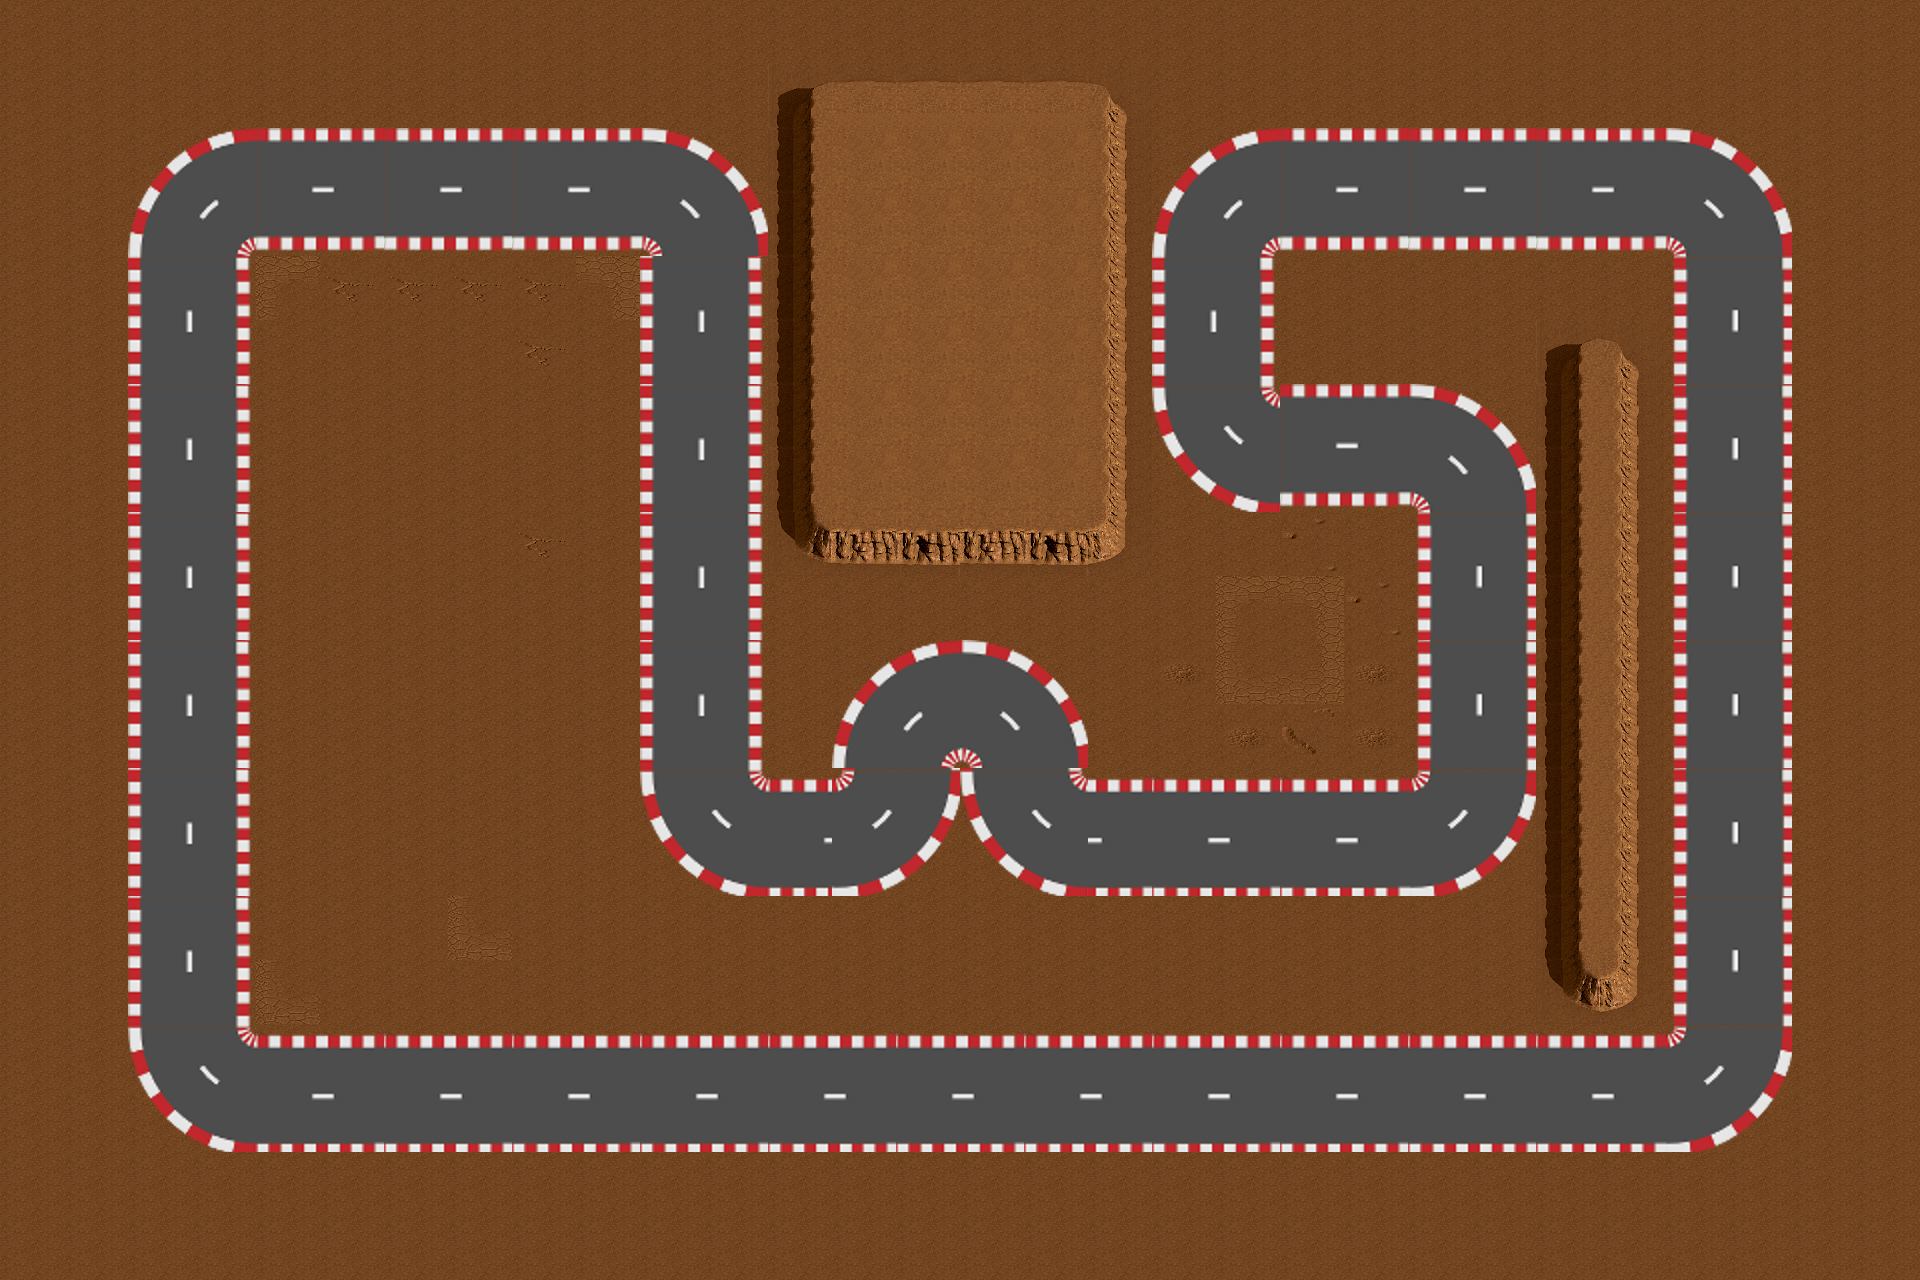

Rendered tile map (Tiled .tmx) drawn with the repository's tilesets; below, a short description and the full map source, tile grids included:
An orthogonal 30x20 tile map with 64x64 px tiles, 2 tile layers (Background, Track), 2 tilesets and 23 objects (10x slowdown, 2x Block).

<map version="1.0" tiledversion="1.0.2" orientation="orthogonal" renderorder="left-down" width="30" height="20" tilewidth="64" tileheight="64" nextobjectid="25">
 <tileset firstgid="1" source="sands.tsx" />
 <tileset firstgid="101" source="track.tsx" />
 <layer name="Background" width="30" height="20">
  <data encoding="csv">
1,1,1,1,1,1,1,1,1,1,1,1,1,1,1,1,1,1,1,1,1,1,1,1,1,1,1,1,1,1,
1,1,1,1,1,1,1,1,1,1,1,1,71,73,73,73,73,75,1,1,1,1,1,1,1,1,1,1,1,1,
1,1,1,1,1,1,1,1,1,1,1,1,81,83,83,83,83,85,1,1,1,1,1,1,1,1,1,1,1,1,
1,1,1,1,1,1,1,1,1,1,1,1,81,83,83,83,83,85,1,1,1,1,1,1,1,1,1,1,1,1,
1,1,1,1,58,51,51,51,51,59,1,1,81,83,83,83,83,85,1,1,1,1,1,1,1,1,1,1,1,1,
1,1,1,1,1,1,1,1,51,1,1,1,81,83,83,83,83,85,1,1,1,1,1,1,71,75,1,1,1,1,
1,1,1,1,1,1,1,1,1,1,1,1,81,83,83,83,83,85,1,1,1,1,1,1,81,85,1,1,1,1,
1,1,1,1,1,1,1,1,1,1,1,1,81,83,83,83,83,85,1,1,1,1,1,1,81,85,1,1,1,1,
1,1,1,1,1,1,1,1,51,1,1,1,91,93,94,93,94,95,1,1,11,1,1,1,81,85,1,1,1,1,
1,1,1,1,1,1,1,1,1,1,1,1,1,1,1,1,1,1,1,58,59,11,1,1,81,85,1,1,1,1,
1,1,1,1,1,1,1,1,1,1,1,1,1,1,1,1,1,1,7,68,69,7,1,1,81,85,1,1,1,1,
1,1,1,1,1,1,1,1,1,1,1,1,1,1,1,1,1,1,1,7,4,7,1,1,81,85,1,1,1,1,
1,1,1,1,1,1,1,1,1,1,1,1,1,1,1,1,1,1,1,1,1,1,1,1,81,85,1,1,1,1,
1,1,1,1,1,1,1,1,1,1,1,1,1,1,1,1,1,1,1,1,1,1,1,1,81,85,1,1,1,1,
1,1,1,1,1,1,1,68,1,1,1,1,1,1,1,1,1,1,1,1,1,1,1,1,81,85,1,1,1,1,
1,1,1,1,68,1,1,1,1,1,1,1,1,1,1,1,1,1,1,1,1,1,1,1,91,95,1,1,1,1,
1,1,1,1,1,1,1,1,1,1,1,1,1,1,1,1,1,1,1,1,1,1,1,1,1,1,1,1,1,1,
1,1,1,1,1,1,1,1,1,1,1,1,1,1,1,1,1,1,1,1,1,1,1,1,1,1,1,1,1,1,
1,1,1,1,1,1,1,1,1,1,1,1,1,1,1,1,1,1,1,1,1,1,1,1,1,1,1,1,1,1,
1,1,1,1,1,1,1,1,1,1,1,1,1,1,1,1,1,1,1,1,1,1,1,1,1,1,1,1,1,1
</data>
 </layer>
 <layer name="Track" width="30" height="20">
  <data encoding="csv">
0,0,0,0,0,0,0,0,0,0,0,0,0,0,0,0,0,0,0,0,0,0,0,0,0,0,0,0,0,0,
0,0,0,0,0,0,0,0,0,0,0,0,0,0,0,0,0,0,0,0,0,0,0,0,0,0,0,0,0,0,
0,0,101,102,103,104,103,104,103,104,105,106,0,0,0,0,0,0,101,102,103,104,103,104,103,104,105,106,0,0,
0,0,113,114,115,116,115,116,115,116,117,118,0,0,0,0,0,0,113,114,115,116,115,116,115,116,117,118,0,0,
0,0,125,126,0,0,0,0,0,0,125,126,0,0,0,0,0,0,125,126,0,0,0,0,0,0,129,130,0,0,
0,0,137,138,0,0,0,0,0,0,137,138,0,0,0,0,0,0,137,138,0,0,0,0,0,0,141,142,0,0,
0,0,125,126,0,0,0,0,0,0,125,126,0,0,0,0,0,0,149,150,103,104,105,106,0,0,129,130,0,0,
0,0,137,138,0,0,0,0,0,0,137,138,0,0,0,0,0,0,161,162,115,116,117,118,0,0,141,142,0,0,
0,0,125,126,0,0,0,0,0,0,125,126,0,0,0,0,0,0,0,0,0,0,129,130,0,0,129,130,0,0,
0,0,137,138,0,0,0,0,0,0,137,138,0,0,0,0,0,0,0,0,0,0,141,142,0,0,141,142,0,0,
0,0,125,126,0,0,0,0,0,0,125,126,0,101,102,105,106,0,0,0,0,0,129,130,0,0,129,130,0,0,
0,0,137,138,0,0,0,0,0,0,137,138,0,113,114,117,118,0,0,0,0,0,141,142,0,0,141,142,0,0,
0,0,125,126,0,0,0,0,0,0,149,150,151,153,154,149,150,152,151,152,151,152,153,154,0,0,129,130,0,0,
0,0,137,138,0,0,0,0,0,0,161,162,163,165,166,161,162,164,163,164,163,164,165,166,0,0,141,142,0,0,
0,0,125,126,0,0,0,0,0,0,0,0,0,0,0,0,0,0,0,0,0,0,0,0,0,0,129,130,0,0,
0,0,137,138,0,0,0,0,0,0,0,0,0,0,0,0,0,0,0,0,0,0,0,0,0,0,141,142,0,0,
0,0,149,150,151,152,151,152,151,152,151,152,151,152,151,152,151,152,151,152,151,152,151,152,151,152,153,154,0,0,
0,0,161,162,163,164,163,164,163,164,163,164,163,164,163,164,163,164,163,164,163,164,163,164,163,164,165,166,0,0,
0,0,0,0,0,0,0,0,0,0,0,0,0,0,0,0,0,0,0,0,0,0,0,0,0,0,0,0,0,0,
0,0,0,0,0,0,0,0,0,0,0,0,0,0,0,0,0,0,0,0,0,0,0,0,0,0,0,0,0,0
</data>
 </layer>
 <objectgroup name="Colliders">
  <object id="3" name="slowdown" x="3.0303" y="0" width="1915.15" height="124.242" />
  <object id="5" name="slowdown" x="1790.91" y="127.273" width="130.303" height="1024.24" />
  <object id="6" name="slowdown" x="3.0303" y="130.303" width="121.212" height="1015.15" />
  <object id="7" name="slowdown" x="-3.0303" y="1154.55" width="1924.24" height="121.212" />
  <object id="8" name="slowdown" x="254.545" y="251.515" width="372.727" height="781.818" />
  <object id="9" name="slowdown" x="636.364" y="900" width="900" height="127.273" />
  <object id="10" name="slowdown" x="1100" y="515.152" width="306.061" height="245.455" />
  <object id="11" name="slowdown" x="772.727" y="581.818" width="336.364" height="51.5152" />
  <object id="12" name="slowdown" x="766.667" y="633.333" width="60.6061" height="136.364" />
  <object id="13" name="slowdown" x="1281.82" y="257.576" width="251.515" height="106.061" />
 </objectgroup>
 <objectgroup name="Blockers">
  <object id="1" name="Block" x="775.758" y="69.697" width="354.545" height="500" />
  <object id="2" name="Block" x="1548.48" y="324.242" width="106.061" height="700" />
 </objectgroup>
 <objectgroup name="Checkpoints">
  <object id="14" x="115.152" y="118.182" width="190" height="190">
   <ellipse />
  </object>
  <object id="15" x="586.818" y="105" width="190" height="190">
   <ellipse />
  </object>
  <object id="16" x="98.9394" y="983.788" width="190" height="190">
   <ellipse />
  </object>
  <object id="17" x="1632.27" y="108.03" width="190" height="190">
   <ellipse />
  </object>
  <object id="18" x="1611.06" y="974.697" width="190" height="190">
   <ellipse />
  </object>
  <object id="19" x="1129.24" y="101.97" width="190" height="190">
   <ellipse />
  </object>
  <object id="20" x="1120.15" y="344.394" width="190" height="190">
   <ellipse />
  </object>
  <object id="21" x="1368.64" y="365.606" width="190" height="190">
   <ellipse />
  </object>
  <object id="22" x="1353.48" y="726.212" width="190" height="190">
   <ellipse />
  </object>
  <object id="23" x="865.606" y="601.97" width="190" height="190">
   <ellipse />
  </object>
  <object id="24" x="620.152" y="729.242" width="190" height="190">
   <ellipse />
  </object>
 </objectgroup>
</map>